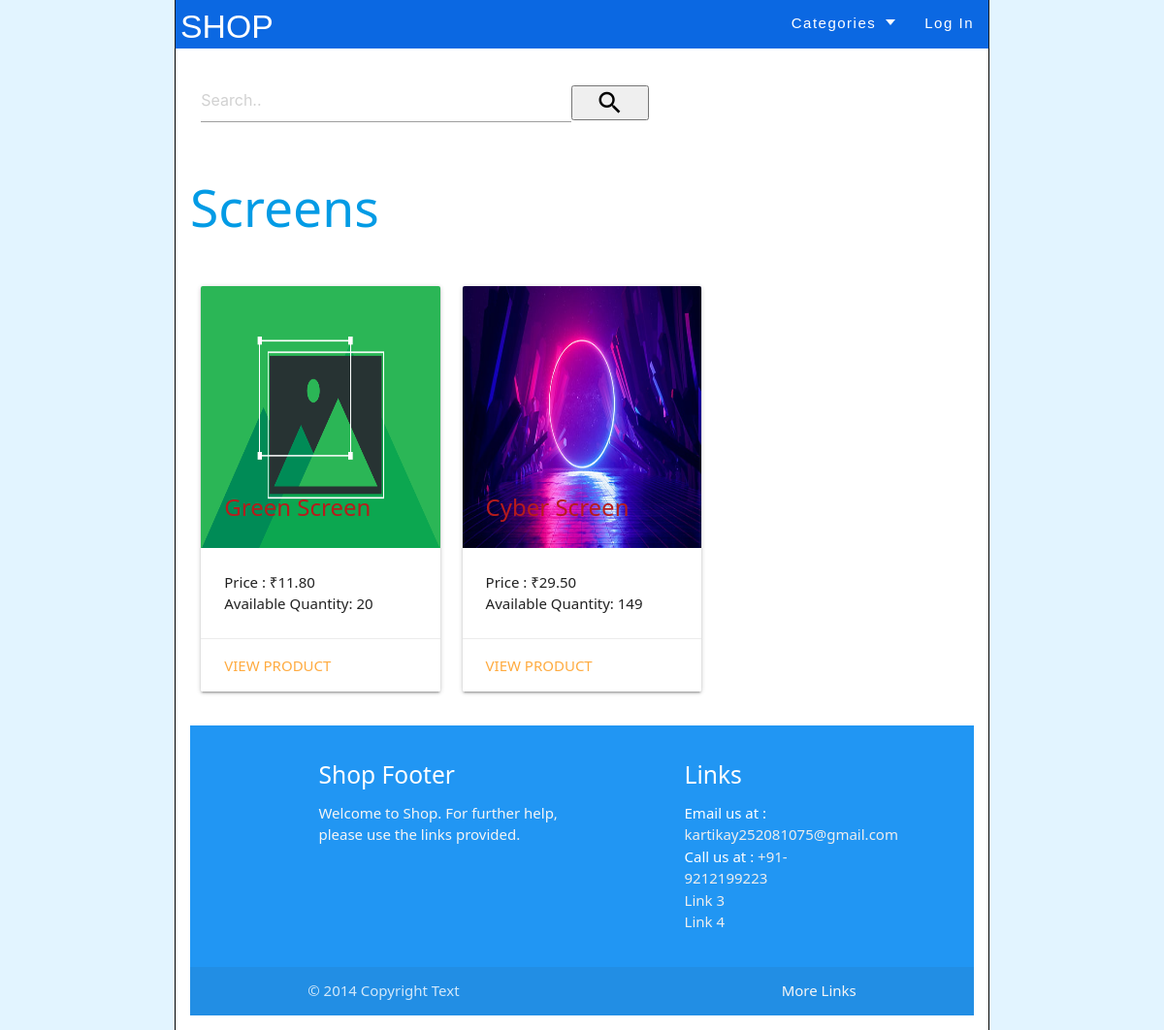
/subCategoryProducts/5, run on an earlier commit of the app's database.
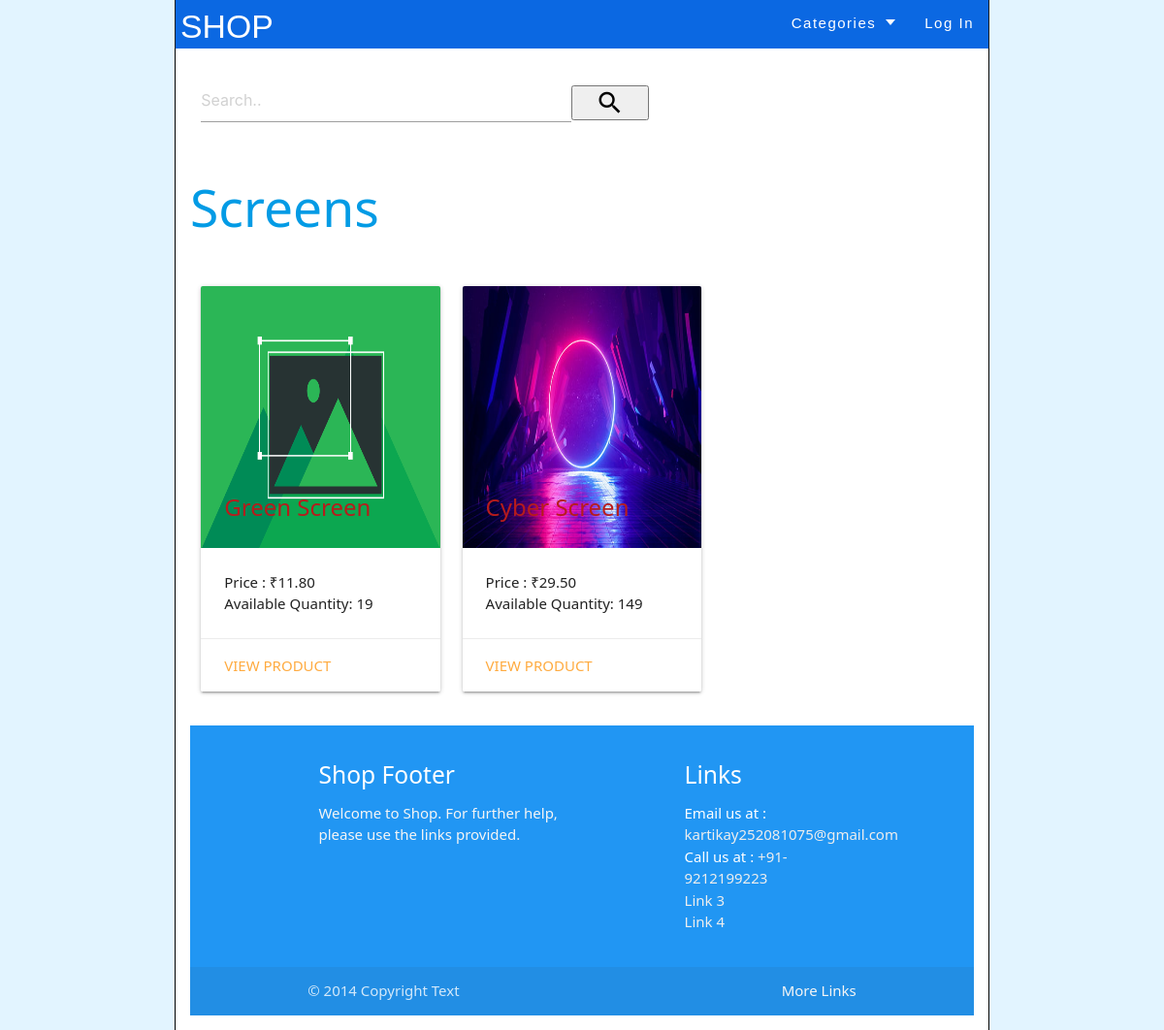
And on a later commit of the database.
### Product/models.py (models this page shows, shortened)
class Product(models.Model):
    id = models.AutoField(primary_key=True)
    subCategory = models.ForeignKey(SubCategory,on_delete=models.DO_NOTHING, null = False)
    user = models.ForeignKey(User, on_delete=models.CASCADE, null = False)
    shippingDetail = models.ForeignKey(ShippingDetails, null = False, on_delete = models.PROTECT)
    title = models.CharField(max_length=200, blank=False,null=False)
    thumbnail1 = models.ImageField(null=False)
    thumbnail2= models.ImageField(null=True, blank=True)
    thumbnail3 = models.ImageField(null=True, blank=True)
    thumbnail4 = models.ImageField(null=True, blank=True)
    thumbnail5 = models.ImageField(null=True, blank=True)
    description = models.TextField()
    searchKeywords = models.TextField()
    price = models.DecimalField(max_digits=10,decimal_places=2)
    incTax = models.BooleanField(default=False)
    refundable = models.BooleanField(default=False)
    refund_period = models.IntegerField(null=True, blank=True, default= 0)
    availableQt = models.PositiveIntegerField(null=False, blank=False, default= 0)
    inProcessQt = models.IntegerField(null=False, blank=False,default=0)
    soldQt = models.IntegerField(null=False, blank=False,default=0)
    createDate = models.DateTimeField(auto_now_add=True)
    updateDate = models.DateTimeField(auto_now=True)

### Product/views.py (the view)
# urls.py: path("subCategoryProducts/<id>", views.subCategoryProducts, name="subCategoryProducts"),
def subCategoryProducts(request,id):
    subCategory = SubCategory.objects.get(id=id)
    products = Product.objects.filter(subCategory=subCategory)
    return render(request, "Product/subCategoryProducts.html", context={"products":products, "subCat":subCategory})

### Product/context_processors.py (called while the page is built)
def cartCountVariable(request):
    return {
        'cartCount': cartCount(request)
    }

def categoryDropdownMenu(request):
    return {
        'categoryDropdown': categoryDropdown(request)
    }

### Product/views.py (called while the page is built)
def cartCount(request):
    user = request.user
    cartCount = 0
    try:
        if user is not None:
            cart = Cart.objects.filter(user=user)
            for i in cart:
                cartCount += i.quantity
        return cartCount
    except:
        return cartCount

def categoryDropdown(request):
    categories = Category.objects.all()
    return categories

### Product/templates/Product/subCategoryProducts.html (shortened to what this page needs)
{% extends "User/layout.html" %}
{% block body %}
    <a href="{% url 'subCategory' subCat.category.id %}"><h2>{{subCat.subCategoryType}}</h2><br></a>
    <div class="row">
  	{% for product in products %}
    <div class="col s12 m4">
      <div class="card">
        <div class="card-image">
          <img src="{{ product.thumbnail1.url|default_if_none:'#' }}" height="270">
          <span class="card-title activator red-text text-darken-4"><strong>{{ product.title }}</strong></span>
        </div>
        <div class="card-content">
          <p>Price : &#8377;{{ product.price }}<br>Available Quantity: {{ product.availableQt }}</p>
        </div>
        <div class="card-action">
          <a href="{% url 'productPage' product.id %}">View Product</a>
        </div>
      </div>
    </div>
    {% empty %}
	<h1>No active listings!</h1>
    {% endfor %}
  </div>
{% endblock %}

What changed in the data, as far as the page shows it:
changed Product "Green Screen": availableQt "20" → "19"
